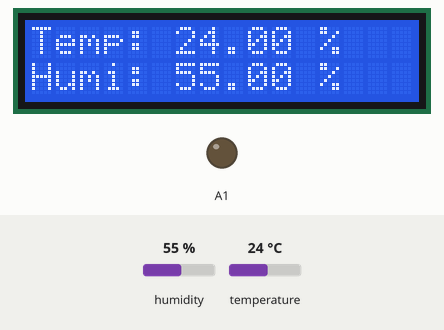
Simulated run of this sketch. Board: Arduino Uno, built with avr-gcc and run on an emulated ATmega328P. Parts: 16×2 character LCD, output pins drawn as LEDs (lit = HIGH). Inputs (shaded band) come from the test bench; at power-on: temperature 24 °C, humidity 55 %. What the sketch prints to the serial monitor is not drawn.

Above: at 2.2 s.
2.3 s: temperature set to 12 °C
At 7.3 s:
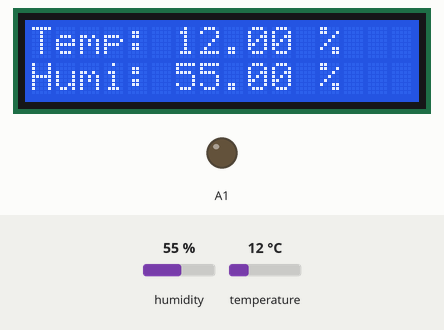
12.6 s: humidity set to 22 %
At 17.2 s:
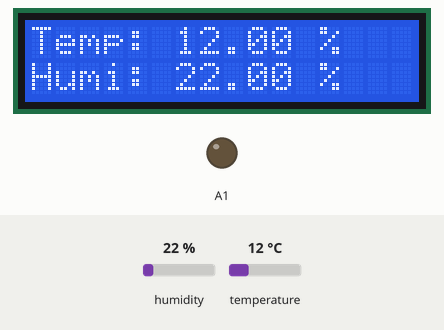
22.6 s: temperature set to 19 °C
At 27.0 s:
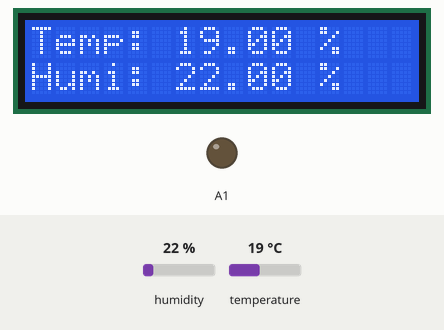
32.7 s: humidity set to 40 %
At 36.8 s:
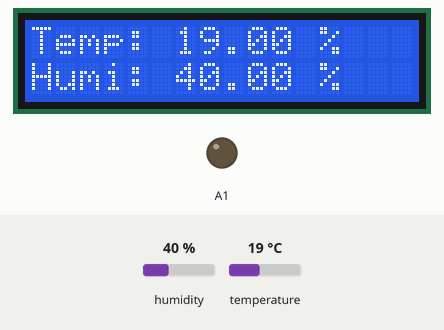
Timing chart, 0 to 38.3 s (numbered marks = the images above; inputs shaded):
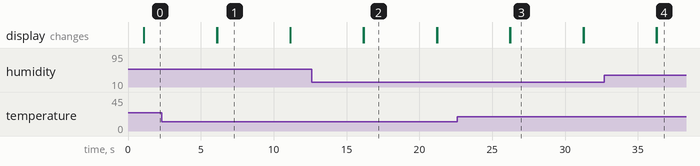

The sketch:

temperatureRecorder.ino
```cpp
// include the library code:
#include <LiquidCrystal.h>

// initialize the library by associating any needed LCD interface pin
// with the arduino pin number it is connected to
const int rs = 12, en = 11, d4 = 5, d5 = 4, d6 = 3, d7 = 2;
int i = 0;
LiquidCrystal lcd(rs, en, d4, d5, d6, d7);

#include "dht.h"
#define dht_apin A0

dht DHT;

void setup(){

   // set up the LCD's number of columns and rows:
  lcd.begin(16, 2);
  // Print a message to the LCD.
  Serial.begin(9600);
  delay(1000);
  analogWrite(A1, 30);

}

void loop(){

    DHT.read11(dht_apin);
    lcd.print("Temp: ");
    lcd.print(DHT.temperature);
    Serial.print(DHT.temperature);
    lcd.print(" %");
    lcd.setCursor(0, 1);
    lcd.print("Humi: ");
    lcd.print(DHT.humidity);
    lcd.print(" %");

    delay(5000);
    lcd.clear();
}
```

Measured:
- after the input at 2.3 s, the display: first differs from a run without the input after 3.8 s (image 1)
- after the input at 12.6 s, the display: first differs from a run without the input after 3.6 s (image 2)
- after the input at 22.6 s, the display: first differs from a run without the input after 3.6 s (image 3)
- after the input at 32.7 s, the display: first differs from a run without the input after 3.6 s (image 4)
- what the display in image 1 shows lasts 5.0 s, from 6.1 s to 11.1 s
